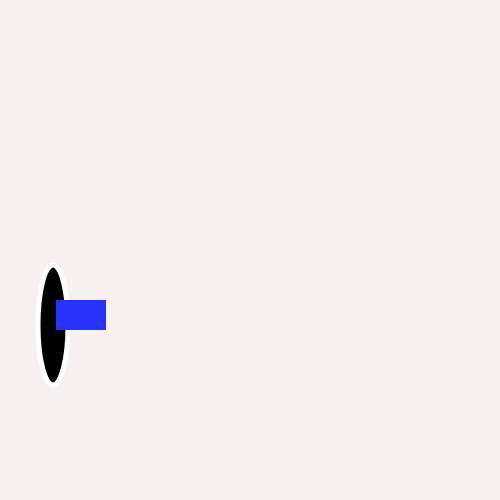
Frame 1 (no input)
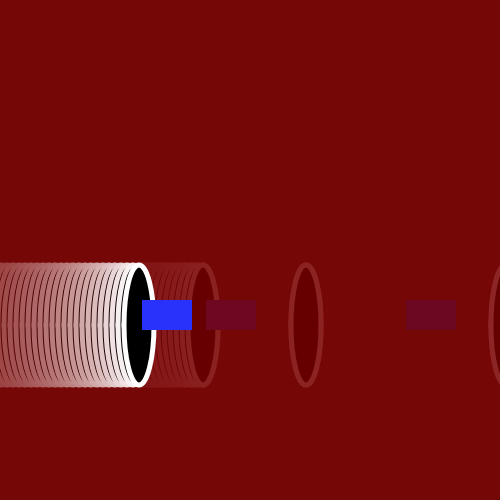
Frame 60 (no input)
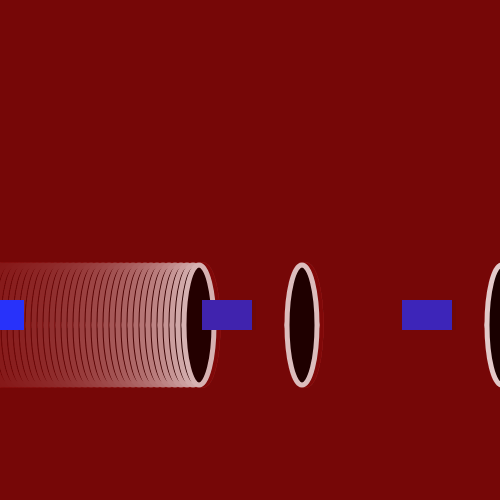
Frame 120 (the mouse pressed at the canvas centre since frame 60)

The p5.js sketch that drew these frames (run headless with seeded random() and noise() and a simulated clock; from frame 60 on, the mouse is pressed at the canvas centre):

// p5.js sketch
// ── sketch.js
let carX = 50;
let vroom;

function setup(){
  createCanvas(500, 500);


}

	function draw() {
	background(119, 0, 0, 15);

			if (carX >500) {
			carX =- 50;
		} else if (carX>200) {
			carX +=100;
	} else {
		carX += 3;
	}
		fill(0);
	stroke(255);
	strokeWeight(5);
	ellipse(carX ,325, 30, 20, 20);
	ellipse(carX, 325, 30 ,120 ,20);

		if (carX >500) {
			carX =- 50;
		} else if (carX>250) {
			carX +=100;
	} else {
		carX += 3;
	}

		//draw race car
		noStroke();
		fill(40, 50, 250);
		rect(carX, 300, 50, 30);
	}	
